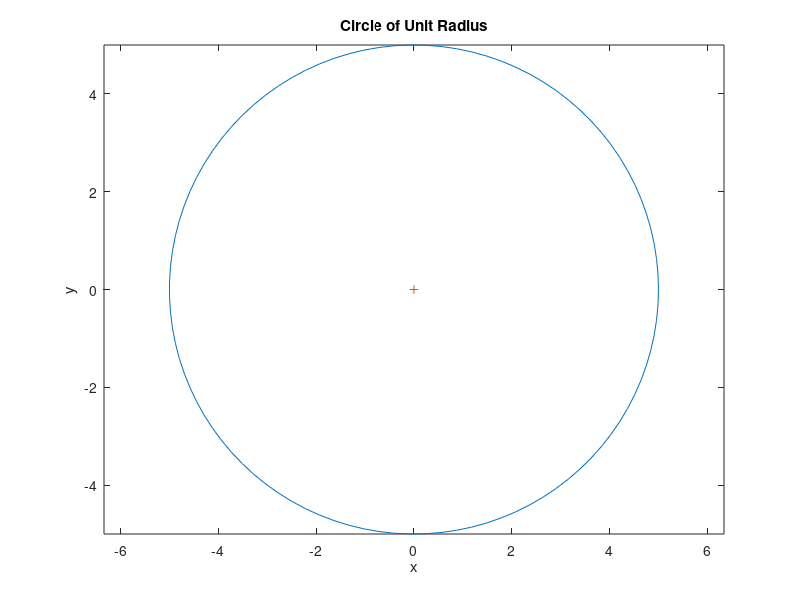

This figure's MATLAB source:
% CIRCLE    a script file to draw a circle
% File written by Shivan: Last modified on 17|08|24

r= input('Enter the radius of the circle: ')
theta = linspace(0, 2*pi, 100); 
x= r*cos(theta);
y= r*sin(theta); 
plot(x,y,0,0, '+')
axis('equal')
xlabel('x')
ylabel('y')
title('Circle of Unit Radius')
  